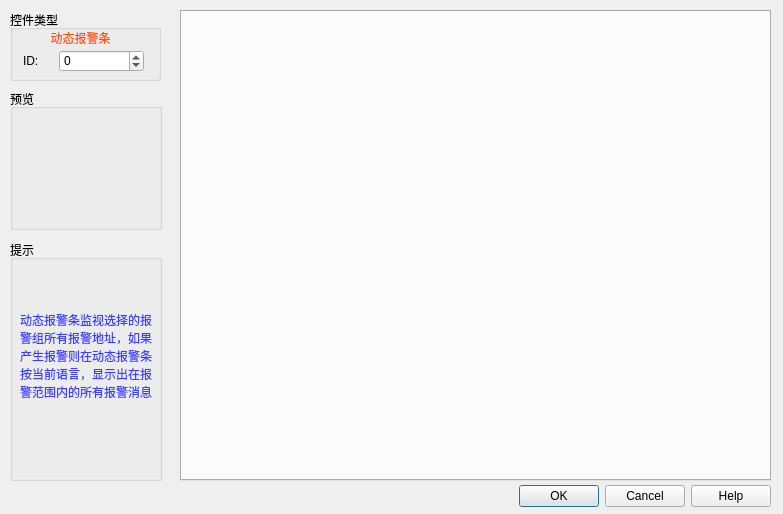
<?xml version="1.0" encoding="UTF-8"?>
<ui version="4.0">
 <class>AlarmbarDlg</class>
 <widget class="QDialog" name="AlarmbarDlg">
  <property name="geometry">
   <rect>
    <x>0</x>
    <y>0</y>
    <width>783</width>
    <height>514</height>
   </rect>
  </property>
  <property name="windowTitle">
   <string>Dialog</string>
  </property>
  <widget class="QDialogButtonBox" name="buttonBox">
   <property name="geometry">
    <rect>
     <x>430</x>
     <y>480</y>
     <width>341</width>
     <height>32</height>
    </rect>
   </property>
   <property name="orientation">
    <enum>Qt::Horizontal</enum>
   </property>
   <property name="standardButtons">
    <set>QDialogButtonBox::Cancel|QDialogButtonBox::Help|QDialogButtonBox::Ok</set>
   </property>
  </widget>
  <widget class="QGroupBox" name="groupBox_preview">
   <property name="geometry">
    <rect>
     <x>10</x>
     <y>89</y>
     <width>152</width>
     <height>141</height>
    </rect>
   </property>
   <property name="title">
    <string>预览</string>
   </property>
   <widget class="QGraphicsView" name="View">
    <property name="geometry">
     <rect>
      <x>11</x>
      <y>18</y>
      <width>131</width>
      <height>111</height>
     </rect>
    </property>
    <property name="styleSheet">
     <string notr="true">background-color: rgba(255, 255, 255, 0);</string>
    </property>
   </widget>
  </widget>
  <widget class="QGroupBox" name="groupBox_btntype">
   <property name="geometry">
    <rect>
     <x>10</x>
     <y>10</y>
     <width>151</width>
     <height>71</height>
    </rect>
   </property>
   <property name="title">
    <string>控件类型</string>
   </property>
   <widget class="QLabel" name="label_type">
    <property name="geometry">
     <rect>
      <x>20</x>
      <y>20</y>
      <width>101</width>
      <height>16</height>
     </rect>
    </property>
    <property name="styleSheet">
     <string notr="true">color: rgb(255, 85, 0);</string>
    </property>
    <property name="text">
     <string>动态报警条</string>
    </property>
    <property name="alignment">
     <set>Qt::AlignCenter</set>
    </property>
   </widget>
   <widget class="QWidget" name="layoutWidget">
    <property name="geometry">
     <rect>
      <x>13</x>
      <y>40</y>
      <width>121</width>
      <height>22</height>
     </rect>
    </property>
    <layout class="QHBoxLayout" name="horizontalLayout">
     <item>
      <widget class="QLabel" name="label_9">
       <property name="maximumSize">
        <size>
         <width>30</width>
         <height>16777215</height>
        </size>
       </property>
       <property name="text">
        <string>ID:</string>
       </property>
      </widget>
     </item>
     <item>
      <widget class="QSpinBox" name="spinBox_3">
       <property name="minimum">
        <number>-1</number>
       </property>
       <property name="maximum">
        <number>100000</number>
       </property>
      </widget>
     </item>
    </layout>
   </widget>
  </widget>
  <widget class="QGroupBox" name="groupBox_tips">
   <property name="geometry">
    <rect>
     <x>10</x>
     <y>240</y>
     <width>152</width>
     <height>241</height>
    </rect>
   </property>
   <property name="title">
    <string>提示</string>
   </property>
   <property name="flat">
    <bool>false</bool>
   </property>
   <widget class="QLabel" name="label">
    <property name="geometry">
     <rect>
      <x>10</x>
      <y>20</y>
      <width>141</width>
      <height>191</height>
     </rect>
    </property>
    <property name="styleSheet">
     <string notr="true">color: rgb(60, 63, 255);</string>
    </property>
    <property name="text">
     <string>动态报警条监视选择的报警组所有报警地址，如果产生报警则在动态报警条按当前语言，显示出在报警范围内的所有报警消息</string>
    </property>
    <property name="alignment">
     <set>Qt::AlignLeading|Qt::AlignLeft|Qt::AlignVCenter</set>
    </property>
    <property name="wordWrap">
     <bool>true</bool>
    </property>
   </widget>
  </widget>
  <widget class="QTabWidget" name="tabWidget">
   <property name="geometry">
    <rect>
     <x>180</x>
     <y>10</y>
     <width>591</width>
     <height>471</height>
    </rect>
   </property>
   <property name="currentIndex">
    <number>-1</number>
   </property>
  </widget>
 </widget>
 <resources/>
 <connections>
  <connection>
   <sender>buttonBox</sender>
   <signal>accepted()</signal>
   <receiver>AlarmbarDlg</receiver>
   <slot>accept()</slot>
   <hints>
    <hint type="sourcelabel">
     <x>248</x>
     <y>254</y>
    </hint>
    <hint type="destinationlabel">
     <x>157</x>
     <y>274</y>
    </hint>
   </hints>
  </connection>
  <connection>
   <sender>buttonBox</sender>
   <signal>rejected()</signal>
   <receiver>AlarmbarDlg</receiver>
   <slot>reject()</slot>
   <hints>
    <hint type="sourcelabel">
     <x>316</x>
     <y>260</y>
    </hint>
    <hint type="destinationlabel">
     <x>286</x>
     <y>274</y>
    </hint>
   </hints>
  </connection>
 </connections>
</ui>
